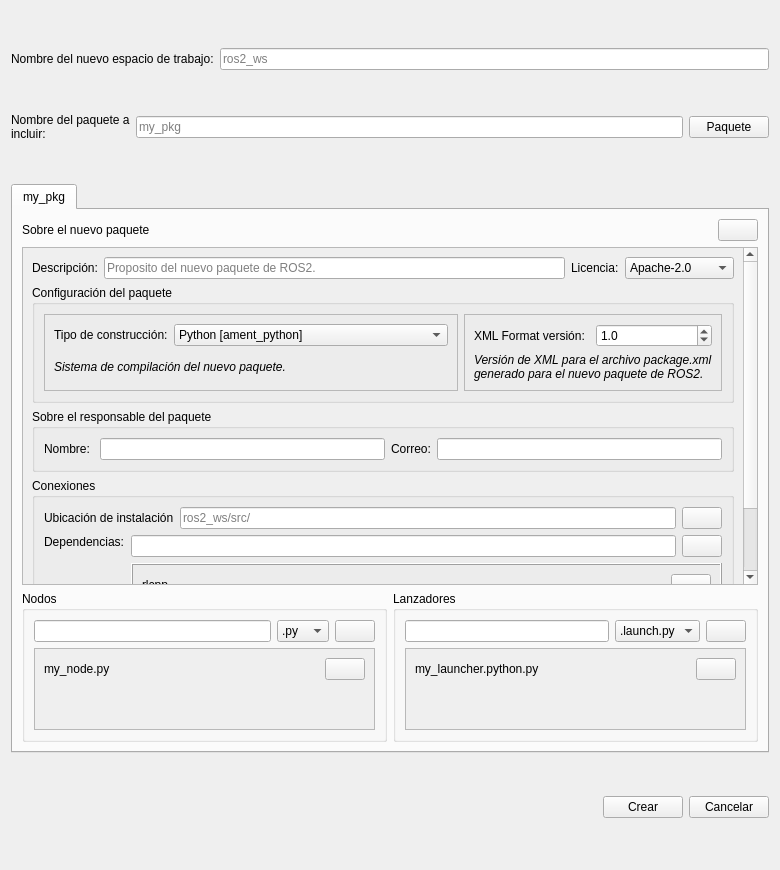
<?xml version="1.0" encoding="UTF-8"?>
<ui version="4.0">
 <class>Widget</class>
 <widget class="QWidget" name="Widget">
  <property name="geometry">
   <rect>
    <x>0</x>
    <y>0</y>
    <width>780</width>
    <height>870</height>
   </rect>
  </property>
  <property name="sizePolicy">
   <sizepolicy hsizetype="Expanding" vsizetype="Preferred">
    <horstretch>0</horstretch>
    <verstretch>0</verstretch>
   </sizepolicy>
  </property>
  <property name="minimumSize">
   <size>
    <width>780</width>
    <height>870</height>
   </size>
  </property>
  <property name="windowTitle">
   <string>RQTLL IDE / Nuevo espacio de trabajo</string>
  </property>
  <property name="windowIcon">
   <iconset>
    <normaloff>icons/logo.svg</normaloff>icons/logo.svg</iconset>
  </property>
  <layout class="QVBoxLayout" name="verticalLayout_17">
   <item>
    <layout class="QHBoxLayout" name="horizontalLayout_10">
     <item>
      <widget class="QLabel" name="LABELWSNew">
       <property name="sizePolicy">
        <sizepolicy hsizetype="Preferred" vsizetype="Minimum">
         <horstretch>0</horstretch>
         <verstretch>0</verstretch>
        </sizepolicy>
       </property>
       <property name="text">
        <string>Nombre del nuevo espacio de trabajo:</string>
       </property>
      </widget>
     </item>
     <item>
      <layout class="QVBoxLayout" name="verticalLayout_9">
       <item>
        <widget class="QLineEdit" name="EDITWSNew">
         <property name="sizePolicy">
          <sizepolicy hsizetype="MinimumExpanding" vsizetype="Fixed">
           <horstretch>0</horstretch>
           <verstretch>0</verstretch>
          </sizepolicy>
         </property>
         <property name="placeholderText">
          <string>ros2_ws</string>
         </property>
         <property name="clearButtonEnabled">
          <bool>false</bool>
         </property>
        </widget>
       </item>
      </layout>
     </item>
    </layout>
   </item>
   <item>
    <layout class="QHBoxLayout" name="horizontalLayout_8">
     <item>
      <widget class="QLabel" name="LABELPKGNew">
       <property name="sizePolicy">
        <sizepolicy hsizetype="Minimum" vsizetype="Minimum">
         <horstretch>0</horstretch>
         <verstretch>0</verstretch>
        </sizepolicy>
       </property>
       <property name="text">
        <string>Nombre del paquete a incluir:</string>
       </property>
       <property name="wordWrap">
        <bool>true</bool>
       </property>
      </widget>
     </item>
     <item>
      <widget class="QLineEdit" name="EDITPKGNew">
       <property name="sizePolicy">
        <sizepolicy hsizetype="MinimumExpanding" vsizetype="Fixed">
         <horstretch>0</horstretch>
         <verstretch>0</verstretch>
        </sizepolicy>
       </property>
       <property name="placeholderText">
        <string>my_pkg</string>
       </property>
      </widget>
     </item>
     <item>
      <widget class="QPushButton" name="BTNPKGNew">
       <property name="text">
        <string>Paquete</string>
       </property>
       <property name="icon">
        <iconset>
         <normaloff>icons/nes.svg</normaloff>icons/nes.svg</iconset>
       </property>
      </widget>
     </item>
    </layout>
   </item>
   <item>
    <widget class="QTabWidget" name="TABPKGNew">
     <property name="sizePolicy">
      <sizepolicy hsizetype="Expanding" vsizetype="Fixed">
       <horstretch>0</horstretch>
       <verstretch>0</verstretch>
      </sizepolicy>
     </property>
     <property name="currentIndex">
      <number>0</number>
     </property>
     <widget class="QWidget" name="TAB_my_pkg">
      <attribute name="title">
       <string>my_pkg</string>
      </attribute>
      <layout class="QVBoxLayout" name="verticalLayout_4">
       <item>
        <layout class="QHBoxLayout" name="horizontalLayout">
         <item>
          <widget class="QLabel" name="LABELPKGInfo">
           <property name="text">
            <string>Sobre el nuevo paquete</string>
           </property>
          </widget>
         </item>
         <item>
          <spacer name="horizontalSpacer">
           <property name="orientation">
            <enum>Qt::Orientation::Horizontal</enum>
           </property>
           <property name="sizeHint" stdset="0">
            <size>
             <width>40</width>
             <height>20</height>
            </size>
           </property>
          </spacer>
         </item>
         <item>
          <widget class="QPushButton" name="BTNDel_my_pkg">
           <property name="text">
            <string/>
           </property>
          </widget>
         </item>
        </layout>
       </item>
       <item>
        <widget class="QScrollArea" name="scrollArea">
         <property name="sizePolicy">
          <sizepolicy hsizetype="Expanding" vsizetype="MinimumExpanding">
           <horstretch>0</horstretch>
           <verstretch>0</verstretch>
          </sizepolicy>
         </property>
         <property name="widgetResizable">
          <bool>true</bool>
         </property>
         <widget class="QWidget" name="scrollAreaWidgetContents">
          <property name="geometry">
           <rect>
            <x>0</x>
            <y>-68</y>
            <width>725</width>
            <height>486</height>
           </rect>
          </property>
          <layout class="QVBoxLayout" name="verticalLayout_2">
           <item>
            <layout class="QHBoxLayout" name="horizontalLayout_15">
             <item>
              <widget class="QLabel" name="LABELPKGDescription">
               <property name="sizePolicy">
                <sizepolicy hsizetype="Preferred" vsizetype="Fixed">
                 <horstretch>0</horstretch>
                 <verstretch>0</verstretch>
                </sizepolicy>
               </property>
               <property name="text">
                <string>Descripción:</string>
               </property>
               <property name="wordWrap">
                <bool>true</bool>
               </property>
              </widget>
             </item>
             <item>
              <widget class="QLineEdit" name="EDITPKGDescription">
               <property name="placeholderText">
                <string>Proposito del nuevo paquete de ROS2.</string>
               </property>
              </widget>
             </item>
             <item>
              <widget class="QLabel" name="LABELPKGLicense">
               <property name="sizePolicy">
                <sizepolicy hsizetype="Preferred" vsizetype="Fixed">
                 <horstretch>0</horstretch>
                 <verstretch>0</verstretch>
                </sizepolicy>
               </property>
               <property name="text">
                <string>Licencia:</string>
               </property>
               <property name="wordWrap">
                <bool>true</bool>
               </property>
              </widget>
             </item>
             <item>
              <widget class="QComboBox" name="CBPKGLicense">
               <property name="sizePolicy">
                <sizepolicy hsizetype="Minimum" vsizetype="Fixed">
                 <horstretch>0</horstretch>
                 <verstretch>0</verstretch>
                </sizepolicy>
               </property>
               <item>
                <property name="text">
                 <string>Apache-2.0</string>
                </property>
               </item>
               <item>
                <property name="text">
                 <string>BSL-1.0</string>
                </property>
               </item>
               <item>
                <property name="text">
                 <string>MIT</string>
                </property>
               </item>
               <item>
                <property name="text">
                 <string>MIT-0</string>
                </property>
               </item>
               <item>
                <property name="text">
                 <string>GPL-3.0-only</string>
                </property>
               </item>
               <item>
                <property name="text">
                 <string>LGPL-3.0-only</string>
                </property>
               </item>
               <item>
                <property name="text">
                 <string>BSD-2.0</string>
                </property>
               </item>
               <item>
                <property name="text">
                 <string>BSD-2.Clause</string>
                </property>
               </item>
               <item>
                <property name="text">
                 <string>BSD-3.Clause</string>
                </property>
               </item>
              </widget>
             </item>
            </layout>
           </item>
           <item>
            <widget class="QGroupBox" name="GROUPPKGConf">
             <property name="sizePolicy">
              <sizepolicy hsizetype="Preferred" vsizetype="Fixed">
               <horstretch>0</horstretch>
               <verstretch>0</verstretch>
              </sizepolicy>
             </property>
             <property name="title">
              <string>Configuración del paquete</string>
             </property>
             <layout class="QHBoxLayout" name="horizontalLayout_5">
              <item>
               <widget class="QFrame" name="frame">
                <property name="frameShape">
                 <enum>QFrame::Shape::StyledPanel</enum>
                </property>
                <property name="frameShadow">
                 <enum>QFrame::Shadow::Raised</enum>
                </property>
                <layout class="QVBoxLayout" name="verticalLayout_5">
                 <item>
                  <layout class="QHBoxLayout" name="horizontalLayout_7">
                   <item>
                    <widget class="QLabel" name="LABELPKGAment">
                     <property name="sizePolicy">
                      <sizepolicy hsizetype="Preferred" vsizetype="Minimum">
                       <horstretch>0</horstretch>
                       <verstretch>0</verstretch>
                      </sizepolicy>
                     </property>
                     <property name="text">
                      <string>Tipo de construcción:</string>
                     </property>
                     <property name="wordWrap">
                      <bool>true</bool>
                     </property>
                    </widget>
                   </item>
                   <item>
                    <widget class="QComboBox" name="CBPKGAment">
                     <property name="sizePolicy">
                      <sizepolicy hsizetype="MinimumExpanding" vsizetype="Fixed">
                       <horstretch>0</horstretch>
                       <verstretch>0</verstretch>
                      </sizepolicy>
                     </property>
                     <item>
                      <property name="text">
                       <string>Python [ament_python]</string>
                      </property>
                     </item>
                     <item>
                      <property name="text">
                       <string>CMake [ament_cmake]</string>
                      </property>
                     </item>
                    </widget>
                   </item>
                  </layout>
                 </item>
                 <item>
                  <widget class="QLabel" name="INFOPKGAment">
                   <property name="sizePolicy">
                    <sizepolicy hsizetype="Expanding" vsizetype="Minimum">
                     <horstretch>0</horstretch>
                     <verstretch>0</verstretch>
                    </sizepolicy>
                   </property>
                   <property name="font">
                    <font>
                     <italic>true</italic>
                    </font>
                   </property>
                   <property name="text">
                    <string>Sistema de compilación del nuevo paquete.</string>
                   </property>
                   <property name="wordWrap">
                    <bool>true</bool>
                   </property>
                  </widget>
                 </item>
                </layout>
               </widget>
              </item>
              <item>
               <widget class="QFrame" name="frame_2">
                <property name="frameShape">
                 <enum>QFrame::Shape::StyledPanel</enum>
                </property>
                <property name="frameShadow">
                 <enum>QFrame::Shadow::Raised</enum>
                </property>
                <layout class="QVBoxLayout" name="verticalLayout_6">
                 <item>
                  <layout class="QHBoxLayout" name="horizontalLayout_6">
                   <item>
                    <widget class="QLabel" name="LABELXMLVer">
                     <property name="sizePolicy">
                      <sizepolicy hsizetype="Minimum" vsizetype="Minimum">
                       <horstretch>0</horstretch>
                       <verstretch>0</verstretch>
                      </sizepolicy>
                     </property>
                     <property name="text">
                      <string>XML Format versión:</string>
                     </property>
                     <property name="wordWrap">
                      <bool>true</bool>
                     </property>
                    </widget>
                   </item>
                   <item>
                    <widget class="QDoubleSpinBox" name="SPINXMLVer">
                     <property name="decimals">
                      <number>1</number>
                     </property>
                     <property name="singleStep">
                      <double>0.100000000000000</double>
                     </property>
                     <property name="value">
                      <double>1.000000000000000</double>
                     </property>
                    </widget>
                   </item>
                  </layout>
                 </item>
                 <item>
                  <widget class="QLabel" name="INFOXMLVer">
                   <property name="sizePolicy">
                    <sizepolicy hsizetype="Minimum" vsizetype="Minimum">
                     <horstretch>0</horstretch>
                     <verstretch>0</verstretch>
                    </sizepolicy>
                   </property>
                   <property name="font">
                    <font>
                     <italic>true</italic>
                    </font>
                   </property>
                   <property name="text">
                    <string>Versión de XML para el archivo package.xml generado para el nuevo paquete de ROS2.</string>
                   </property>
                   <property name="wordWrap">
                    <bool>true</bool>
                   </property>
                  </widget>
                 </item>
                </layout>
               </widget>
              </item>
             </layout>
            </widget>
           </item>
           <item>
            <widget class="QGroupBox" name="GROUPMainteiner">
             <property name="sizePolicy">
              <sizepolicy hsizetype="Preferred" vsizetype="Fixed">
               <horstretch>0</horstretch>
               <verstretch>0</verstretch>
              </sizepolicy>
             </property>
             <property name="title">
              <string>Sobre el responsable del paquete</string>
             </property>
             <layout class="QVBoxLayout" name="verticalLayout_12">
              <item>
               <layout class="QHBoxLayout" name="horizontalLayout_11">
                <item>
                 <widget class="QLabel" name="LABELMAINTName">
                  <property name="text">
                   <string>Nombre: </string>
                  </property>
                  <property name="wordWrap">
                   <bool>true</bool>
                  </property>
                 </widget>
                </item>
                <item>
                 <widget class="QLineEdit" name="EDITMAINTName"/>
                </item>
                <item>
                 <widget class="QLabel" name="LABELMAINTEmail">
                  <property name="text">
                   <string>Correo:</string>
                  </property>
                  <property name="wordWrap">
                   <bool>true</bool>
                  </property>
                 </widget>
                </item>
                <item>
                 <widget class="QLineEdit" name="EDITMAINTEmail"/>
                </item>
               </layout>
              </item>
             </layout>
            </widget>
           </item>
           <item>
            <widget class="QGroupBox" name="GROUPConf">
             <property name="sizePolicy">
              <sizepolicy hsizetype="Minimum" vsizetype="MinimumExpanding">
               <horstretch>0</horstretch>
               <verstretch>0</verstretch>
              </sizepolicy>
             </property>
             <property name="title">
              <string>Conexiones</string>
             </property>
             <layout class="QVBoxLayout" name="verticalLayout_8">
              <item>
               <layout class="QHBoxLayout" name="horizontalLayout_12">
                <item>
                 <widget class="QLabel" name="LABELPKGDir">
                  <property name="sizePolicy">
                   <sizepolicy hsizetype="Preferred" vsizetype="Minimum">
                    <horstretch>0</horstretch>
                    <verstretch>0</verstretch>
                   </sizepolicy>
                  </property>
                  <property name="text">
                   <string>Ubicación de instalación</string>
                  </property>
                  <property name="wordWrap">
                   <bool>true</bool>
                  </property>
                 </widget>
                </item>
                <item>
                 <widget class="QLineEdit" name="EDITPKGDir">
                  <property name="sizePolicy">
                   <sizepolicy hsizetype="Expanding" vsizetype="Fixed">
                    <horstretch>0</horstretch>
                    <verstretch>0</verstretch>
                   </sizepolicy>
                  </property>
                  <property name="placeholderText">
                   <string>ros2_ws/src/</string>
                  </property>
                 </widget>
                </item>
                <item>
                 <widget class="QPushButton" name="BTNPKGDir">
                  <property name="enabled">
                   <bool>true</bool>
                  </property>
                  <property name="sizePolicy">
                   <sizepolicy hsizetype="Fixed" vsizetype="Fixed">
                    <horstretch>0</horstretch>
                    <verstretch>0</verstretch>
                   </sizepolicy>
                  </property>
                  <property name="maximumSize">
                   <size>
                    <width>16777215</width>
                    <height>16777215</height>
                   </size>
                  </property>
                  <property name="icon">
                   <iconset theme="QIcon::ThemeIcon::FolderOpen"/>
                  </property>
                 </widget>
                </item>
               </layout>
              </item>
              <item>
               <layout class="QHBoxLayout" name="horizontalLayout_13">
                <item>
                 <widget class="QLabel" name="LABELPKGApts">
                  <property name="sizePolicy">
                   <sizepolicy hsizetype="Preferred" vsizetype="Minimum">
                    <horstretch>0</horstretch>
                    <verstretch>0</verstretch>
                   </sizepolicy>
                  </property>
                  <property name="text">
                   <string>Dependencias:</string>
                  </property>
                  <property name="alignment">
                   <set>Qt::AlignmentFlag::AlignLeading|Qt::AlignmentFlag::AlignLeft|Qt::AlignmentFlag::AlignTop</set>
                  </property>
                  <property name="wordWrap">
                   <bool>true</bool>
                  </property>
                 </widget>
                </item>
                <item>
                 <layout class="QVBoxLayout" name="verticalLayout_7">
                  <item>
                   <layout class="QHBoxLayout" name="horizontalLayout_14">
                    <item>
                     <widget class="QLineEdit" name="EDITPKGApts"/>
                    </item>
                    <item>
                     <widget class="QPushButton" name="BTNPKGApts">
                      <property name="icon">
                       <iconset>
                        <normaloff>icons/nes.svg</normaloff>icons/nes.svg</iconset>
                      </property>
                     </widget>
                    </item>
                   </layout>
                  </item>
                  <item>
                   <widget class="QFrame" name="FRAMEPKGAdded">
                    <property name="frameShape">
                     <enum>QFrame::Shape::Box</enum>
                    </property>
                    <property name="frameShadow">
                     <enum>QFrame::Shadow::Raised</enum>
                    </property>
                    <layout class="QVBoxLayout" name="verticalLayout_14">
                     <item>
                      <layout class="QHBoxLayout" name="LAYOUTPKGAdded">
                       <item>
                        <widget class="QLabel" name="LABELPKGAdded">
                         <property name="sizePolicy">
                          <sizepolicy hsizetype="MinimumExpanding" vsizetype="Preferred">
                           <horstretch>0</horstretch>
                           <verstretch>0</verstretch>
                          </sizepolicy>
                         </property>
                         <property name="text">
                          <string>rlcpp</string>
                         </property>
                        </widget>
                       </item>
                       <item>
                        <widget class="QPushButton" name="BTNPKGAdded">
                         <property name="icon">
                          <iconset>
                           <normaloff>icons/close.svg</normaloff>icons/close.svg</iconset>
                         </property>
                        </widget>
                       </item>
                      </layout>
                     </item>
                     <item>
                      <spacer name="verticalSpacer">
                       <property name="orientation">
                        <enum>Qt::Orientation::Vertical</enum>
                       </property>
                       <property name="sizeHint" stdset="0">
                        <size>
                         <width>20</width>
                         <height>40</height>
                        </size>
                       </property>
                      </spacer>
                     </item>
                    </layout>
                   </widget>
                  </item>
                 </layout>
                </item>
               </layout>
              </item>
             </layout>
            </widget>
           </item>
          </layout>
         </widget>
        </widget>
       </item>
       <item>
        <layout class="QHBoxLayout" name="horizontalLayout_26">
         <property name="sizeConstraint">
          <enum>QLayout::SizeConstraint::SetMinimumSize</enum>
         </property>
         <item>
          <widget class="QGroupBox" name="GROUPNode">
           <property name="sizePolicy">
            <sizepolicy hsizetype="Preferred" vsizetype="Preferred">
             <horstretch>0</horstretch>
             <verstretch>0</verstretch>
            </sizepolicy>
           </property>
           <property name="title">
            <string>Nodos</string>
           </property>
           <layout class="QVBoxLayout" name="verticalLayout_10">
            <item>
             <layout class="QHBoxLayout" name="horizontalLayout_16">
              <property name="sizeConstraint">
               <enum>QLayout::SizeConstraint::SetMinimumSize</enum>
              </property>
              <item>
               <widget class="QLineEdit" name="EDITNODENew">
                <property name="sizePolicy">
                 <sizepolicy hsizetype="MinimumExpanding" vsizetype="Fixed">
                  <horstretch>0</horstretch>
                  <verstretch>0</verstretch>
                 </sizepolicy>
                </property>
               </widget>
              </item>
              <item>
               <widget class="QComboBox" name="CBNODENew">
                <item>
                 <property name="text">
                  <string>.py</string>
                 </property>
                </item>
                <item>
                 <property name="text">
                  <string>.cpp</string>
                 </property>
                </item>
               </widget>
              </item>
              <item>
               <widget class="QPushButton" name="BTNNODENew">
                <property name="icon">
                 <iconset>
                  <normaloff>icons/nes.svg</normaloff>icons/nes.svg</iconset>
                </property>
               </widget>
              </item>
             </layout>
            </item>
            <item>
             <widget class="QScrollArea" name="FRAMENODEAdded">
              <property name="sizePolicy">
               <sizepolicy hsizetype="Expanding" vsizetype="Preferred">
                <horstretch>0</horstretch>
                <verstretch>0</verstretch>
               </sizepolicy>
              </property>
              <property name="widgetResizable">
               <bool>true</bool>
              </property>
              <widget class="QWidget" name="scrollAreaWidgetContents_2">
               <property name="geometry">
                <rect>
                 <x>0</x>
                 <y>0</y>
                 <width>340</width>
                 <height>92</height>
                </rect>
               </property>
               <layout class="QVBoxLayout" name="verticalLayout_16">
                <item>
                 <layout class="QHBoxLayout" name="LAYOUTNODEAdded">
                  <item>
                   <widget class="QLabel" name="LABELNODEAdded">
                    <property name="sizePolicy">
                     <sizepolicy hsizetype="MinimumExpanding" vsizetype="Preferred">
                      <horstretch>0</horstretch>
                      <verstretch>0</verstretch>
                     </sizepolicy>
                    </property>
                    <property name="text">
                     <string>my_node.py</string>
                    </property>
                   </widget>
                  </item>
                  <item>
                   <widget class="QPushButton" name="BTNNODEAdded">
                    <property name="icon">
                     <iconset>
                      <normaloff>icons/close.svg</normaloff>icons/close.svg</iconset>
                    </property>
                   </widget>
                  </item>
                 </layout>
                </item>
                <item>
                 <spacer name="verticalSpacer_2">
                  <property name="orientation">
                   <enum>Qt::Orientation::Vertical</enum>
                  </property>
                  <property name="sizeHint" stdset="0">
                   <size>
                    <width>20</width>
                    <height>40</height>
                   </size>
                  </property>
                 </spacer>
                </item>
               </layout>
              </widget>
             </widget>
            </item>
           </layout>
          </widget>
         </item>
         <item>
          <widget class="QGroupBox" name="GROUPLaunch">
           <property name="title">
            <string>Lanzadores</string>
           </property>
           <layout class="QVBoxLayout" name="verticalLayout_15">
            <item>
             <layout class="QHBoxLayout" name="horizontalLayout_17">
              <item>
               <widget class="QLineEdit" name="EDITLAUNCHNew">
                <property name="sizePolicy">
                 <sizepolicy hsizetype="MinimumExpanding" vsizetype="Fixed">
                  <horstretch>0</horstretch>
                  <verstretch>0</verstretch>
                 </sizepolicy>
                </property>
               </widget>
              </item>
              <item>
               <widget class="QComboBox" name="CBLAUNCHNew">
                <item>
                 <property name="text">
                  <string>.launch.py</string>
                 </property>
                </item>
                <item>
                 <property name="text">
                  <string>.yaml</string>
                 </property>
                </item>
                <item>
                 <property name="text">
                  <string>.xml</string>
                 </property>
                </item>
               </widget>
              </item>
              <item>
               <widget class="QPushButton" name="BTNLAUNCHNew">
                <property name="icon">
                 <iconset>
                  <normaloff>icons/nes.svg</normaloff>icons/nes.svg</iconset>
                </property>
               </widget>
              </item>
             </layout>
            </item>
            <item>
             <widget class="QScrollArea" name="FRAMELAUNCHAdd">
              <property name="sizePolicy">
               <sizepolicy hsizetype="Expanding" vsizetype="Preferred">
                <horstretch>0</horstretch>
                <verstretch>0</verstretch>
               </sizepolicy>
              </property>
              <property name="widgetResizable">
               <bool>true</bool>
              </property>
              <widget class="QWidget" name="scrollAreaWidgetContents_3">
               <property name="geometry">
                <rect>
                 <x>0</x>
                 <y>0</y>
                 <width>340</width>
                 <height>92</height>
                </rect>
               </property>
               <layout class="QVBoxLayout" name="verticalLayout_13">
                <item>
                 <layout class="QHBoxLayout" name="LAYOUTLAUNCHAdded">
                  <item>
                   <widget class="QLabel" name="LABELLAUNCHAdded">
                    <property name="sizePolicy">
                     <sizepolicy hsizetype="MinimumExpanding" vsizetype="Preferred">
                      <horstretch>0</horstretch>
                      <verstretch>0</verstretch>
                     </sizepolicy>
                    </property>
                    <property name="text">
                     <string>my_launcher.python.py</string>
                    </property>
                   </widget>
                  </item>
                  <item>
                   <widget class="QPushButton" name="BTNLAUNCHAdded">
                    <property name="icon">
                     <iconset>
                      <normaloff>icons/close.svg</normaloff>icons/close.svg</iconset>
                    </property>
                   </widget>
                  </item>
                 </layout>
                </item>
                <item>
                 <spacer name="verticalSpacer_3">
                  <property name="orientation">
                   <enum>Qt::Orientation::Vertical</enum>
                  </property>
                  <property name="sizeHint" stdset="0">
                   <size>
                    <width>20</width>
                    <height>40</height>
                   </size>
                  </property>
                 </spacer>
                </item>
               </layout>
              </widget>
             </widget>
            </item>
           </layout>
          </widget>
         </item>
        </layout>
       </item>
      </layout>
     </widget>
    </widget>
   </item>
   <item>
    <layout class="QHBoxLayout" name="horizontalLayout_19">
     <item>
      <spacer name="horizontalSpacer_2">
       <property name="orientation">
        <enum>Qt::Orientation::Horizontal</enum>
       </property>
       <property name="sizeHint" stdset="0">
        <size>
         <width>40</width>
         <height>20</height>
        </size>
       </property>
      </spacer>
     </item>
     <item>
      <widget class="QPushButton" name="BTNMake">
       <property name="text">
        <string>Crear</string>
       </property>
      </widget>
     </item>
     <item>
      <widget class="QPushButton" name="BTNCancell">
       <property name="text">
        <string>Cancelar</string>
       </property>
      </widget>
     </item>
    </layout>
   </item>
  </layout>
 </widget>
 <resources/>
 <connections/>
</ui>
